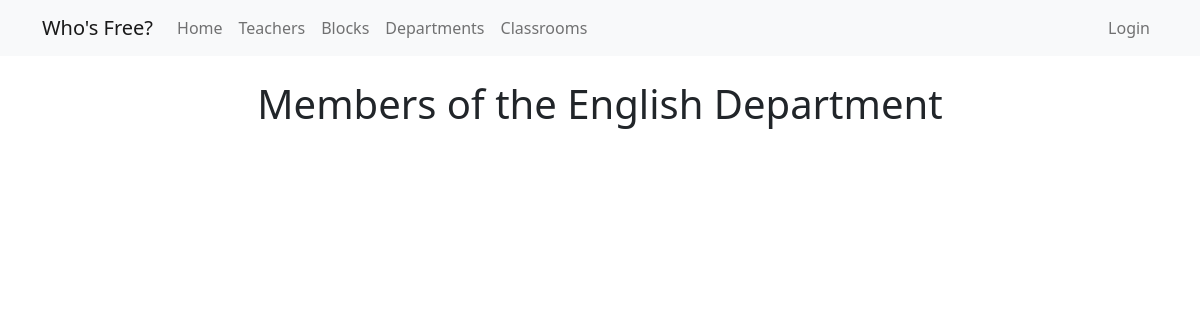
The app's page /department-detail.php?dept=1, older data.
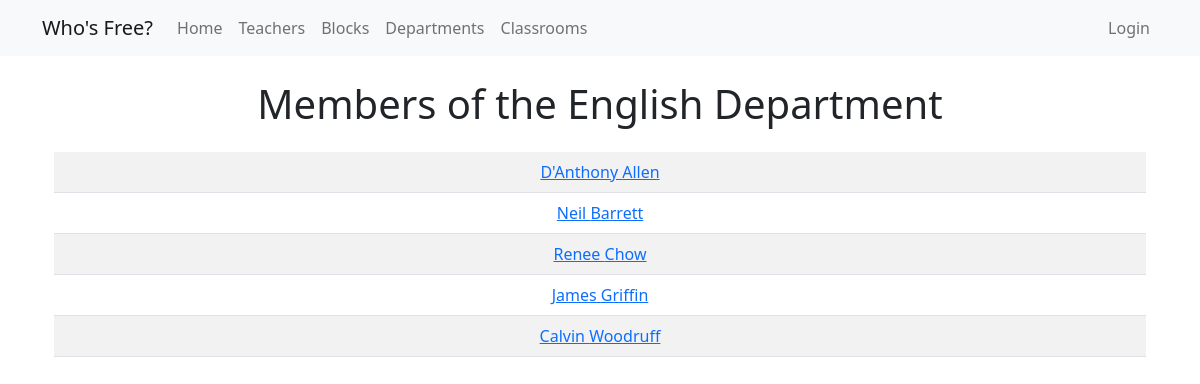
The same page, newer data.
### tables this page shows
CREATE TABLE `departments` (
  `id` int(11) NOT NULL,
  `name` varchar(50) NOT NULL
);

CREATE TABLE `teachers` (
  `id` int(11) NOT NULL,
  `last_name` varchar(45) NOT NULL,
  `first_name` varchar(45) NOT NULL,
  `department_id` int(11) NOT NULL,
  `email` varchar(100) DEFAULT NULL
);

### app/helpers.php (called while the page is built, shortened)
<?php
function view($name, $model = '', $data = '', $free = '', $or = '', $fr = '') {
  global $view_bag;
  require(APP_PATH . "views/layout.view.php");
}
function is_user_authenticated() {
  return isset($_SESSION['email']);
}

### department-detail.php (called while the page is built, shortened)
<?php
$id = $_GET['dept'];
$department = Data::get_department($id);
$teachers = Data::get_teachers_by_department($id);
$department_name = ucwords($department->name);
$view_bag = [
  'title' => "$department_name Department",
  'heading' => "Members of the $department_name Department"
];
view('department-detail', $department, $teachers);

### app/data/dataprovider.class.php (called while the page is built, shortened)
<?php
class DataProvider
{
  function __construct($source) {
    $this->source = $source;
  }
  public function get_department($id) {
    $sql = 'SELECT * FROM departments WHERE id = :id;';
    return $this->get($sql, [':id' => $id], 'Department');
  }
  public function get_teachers_by_department($dept_id) {
    return $this->query('SELECT * FROM teachers WHERE department_id = :dept_id ORDER BY last_name;',
    [':dept_id' => $dept_id],
    'Teacher'
    );
  }
  private function connect() {
    try {
      return new PDO($this->source, CONFIG['db_user'], CONFIG['db_password']);
    } catch (PDOException $e) {
      return null;
    }
  }
  private function query($sql, $sql_params = [], $class = '') {
    $db = $this->connect();
    if (empty($sql_params)) {
      $query = $db->query($sql);
    } else {
      $query = $db->prepare($sql);
      $query->execute($sql_params);
    }
    if ($query === false) {
      return [];
    } else {
      $data = $query->fetchAll(PDO::FETCH_CLASS, $class);
      return $data;
    }
  }
  private function get($sql, $sql_params, $class) {
    $db = $this->connect();
    $stmt = $db->prepare($sql);
    $stmt->execute($sql_params);
    $data = $stmt->fetchAll(PDO::FETCH_CLASS, $class);
    return $data[0];
  }
}

### app/data/data.class.php (called while the page is built, shortened)
<?php
require('dataprovider.class.php');
class Data
{
  static private $ds;
  static public function initialize(DataProvider $data_provider) {
    return self::$ds = $data_provider;
  }
  static public function get_department($id) {
    return self::$ds->get_department($id);
  }
  static public function get_teachers_by_department($dept_id) {
    return self::$ds->get_teachers_by_department($dept_id);
  }
}

### views/department-detail.view.php (the view, shortened to what this page needs)
<div class="container text-center">
  <div class="row">
    <div class="col">
      <table class="table table-striped mt-3">
        <?php foreach($data as $teacher) : ?>
        <tr>
          <td>
            <a href="teacher-detail.php?teacher=<?= $teacher->id; ?>">
              <?= $teacher->first_name; ?> <?= $teacher->last_name; ?>
            </a>
          </td>
        </tr>
        <?php endforeach; ?>
      </table>
    </div>
  </div>
</div>

### views/layout.view.php (shortened to what this page needs)
<!DOCTYPE html>
<html lang="en">
  <head>
    <link href="https://cdn.jsdelivr.net/npm/bootstrap@5.2.0/dist/css/bootstrap.min.css" rel="stylesheet">
  </head>
  <body>
    <?php require('partials/nav.php'); ?>
    <div class="container">
      <div class="row">
        <div class="col-lg-12">
          <h1 class="mt-4 text-center"><?= $view_bag['heading']; ?></h1>
          <?php require("{$name}.view.php"); ?>
        </div>
      </div>
    </div>
  </body>
</html>

### views/partials/nav.php (shortened to what this page needs)
<nav class="navbar navbar-expand-lg bg-light">
  <div class="container">
    <a class="navbar-brand" href="/school">Who's Free?</a>
    <div class="collapse navbar-collapse" id="navbarSupportedContent">
      <ul class="navbar-nav me-auto mb-2 mb-lg-0">
        <li class="nav-item">
          <a class="nav-link" href="/school" id="home">Home</a>
        </li>
        <li class="nav-item">
          <a class="nav-link" href="/school/teachers.php" id="teachers">Teachers</a>
        </li>
        <li class="nav-item">
          <a class="nav-link" href="/school/blocks.php" id="blocks">Blocks</a>
        </li>
        <li class="nav-item">
          <a class="nav-link" href="/school/departments.php" id="departments">Departments</a>
        </li>
        <li class="nav-item">
          <a class="nav-link" href="/school/classrooms.php" id="classrooms">Classrooms</a>
        </li>
      </ul>
      <ul class="navbar-nav float-end">
          <?php if (is_user_authenticated()) : ?>
            <li class="nav-item">
              <a class="nav-link" href="/school/admin" id="admin">Admin</a>
            </li>
            <li class="nav-item">
              <a class="nav-link" href="/school/logout.php">Logout</a>
            </li>
          <?php else : ?>
          <li class="nav-item">
            <a class="nav-link" href="/school/login.php">Login</a>
          </li>
          <?php endif; ?>
      </ul>
    </div>
  </div>
</nav>

Row changes from the older to the newer data that the page shows:
added teachers: first_name "D'Anthony", last_name "Allen"
added teachers: first_name "Neil", last_name "Barrett"
added teachers: first_name "Renee", last_name "Chow"
added teachers: first_name "James", last_name "Griffin"
added teachers: first_name "Calvin", last_name "Woodruff"
